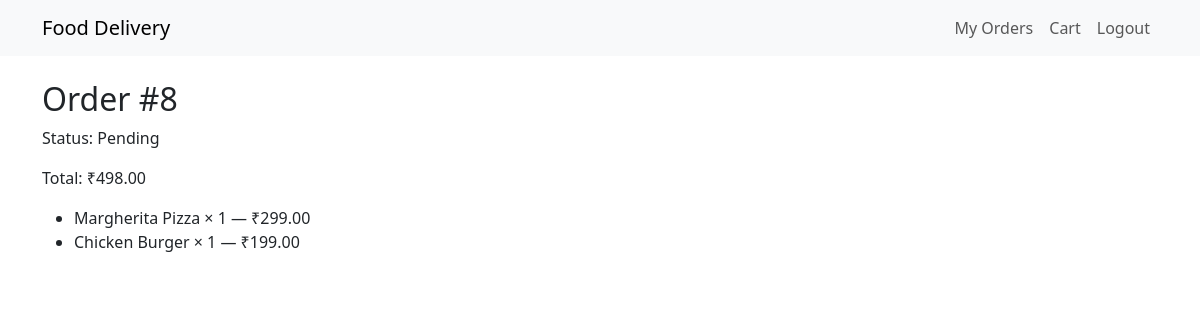
Page /order/8/ (signed in) on the committed database.
### food/models.py (models this page shows, shortened)
class Order(models.Model):
    STATUS_CHOICES = [
        ('PENDING', 'Pending'),
        ('PREPARING', 'Preparing'),
        ('OUT_FOR_DELIVERY', 'Out for Delivery'),
        ('DELIVERED', 'Delivered'),
        ('CANCELLED', 'Cancelled'),
    ]
    user = models.ForeignKey(User, on_delete=models.CASCADE, related_name='orders')
    restaurant = models.ForeignKey(Restaurant, on_delete=models.CASCADE, related_name='orders')
    address = models.TextField()
    total_price = models.DecimalField(max_digits=10, decimal_places=2, default=Decimal('0.00'))
    status = models.CharField(max_length=20, choices=STATUS_CHOICES, default='PENDING')
    created_at = models.DateTimeField(auto_now_add=True)
    updated_at = models.DateTimeField(auto_now=True)

class OrderItem(models.Model):
    order = models.ForeignKey(Order, on_delete=models.CASCADE, related_name='items')
    menu_item = models.ForeignKey(MenuItem, on_delete=models.CASCADE)
    quantity = models.PositiveIntegerField(default=1)
    price = models.DecimalField(max_digits=8, decimal_places=2)

class MenuItem(models.Model):
    restaurant = models.ForeignKey(Restaurant, on_delete=models.CASCADE, related_name='menu_items')
    category = models.ForeignKey(Category, on_delete=models.SET_NULL, null=True, blank=True)
    name = models.CharField(max_length=200)
    description = models.TextField(blank=True)
    price = models.DecimalField(max_digits=8, decimal_places=2, default=Decimal('0.00'))
    is_available = models.BooleanField(default=True)
    created_at = models.DateTimeField(auto_now_add=True)

### food/views.py (the view)
# urls.py: path('order/<int:pk>/', views.order_detail, name='order_detail'),
@login_required
def order_detail(request, pk):
    order = get_object_or_404(Order, pk=pk)
    if order.user != request.user and getattr(request.user, 'restaurant_profile', None) != order.restaurant:
        return redirect('home')
    return render(request, 'food/order_detail.html', {'order': order})

### food/templates/food/order_detail.html
{% extends 'food/base.html' %}
{% block content %}
<h2>Order #{{ order.id }}</h2>
<p>Status: {{ order.get_status_display }}</p>
<p>Total: ₹{{ order.total_price }}</p>
<ul>
{% for item in order.items.all %}
<li>{{ item.menu_item.name }} × {{ item.quantity }} — ₹{{ item.price }}</li>
{% endfor %}
</ul>
{% endblock %}

### rows in the picture
Order: id "8", status "Pending", total_price "498.00"
OrderItem: menu_item.name "Margherita Pizza", quantity "1", price "299.00"
OrderItem: menu_item.name "Chicken Burger", quantity "1", price "199.00"
